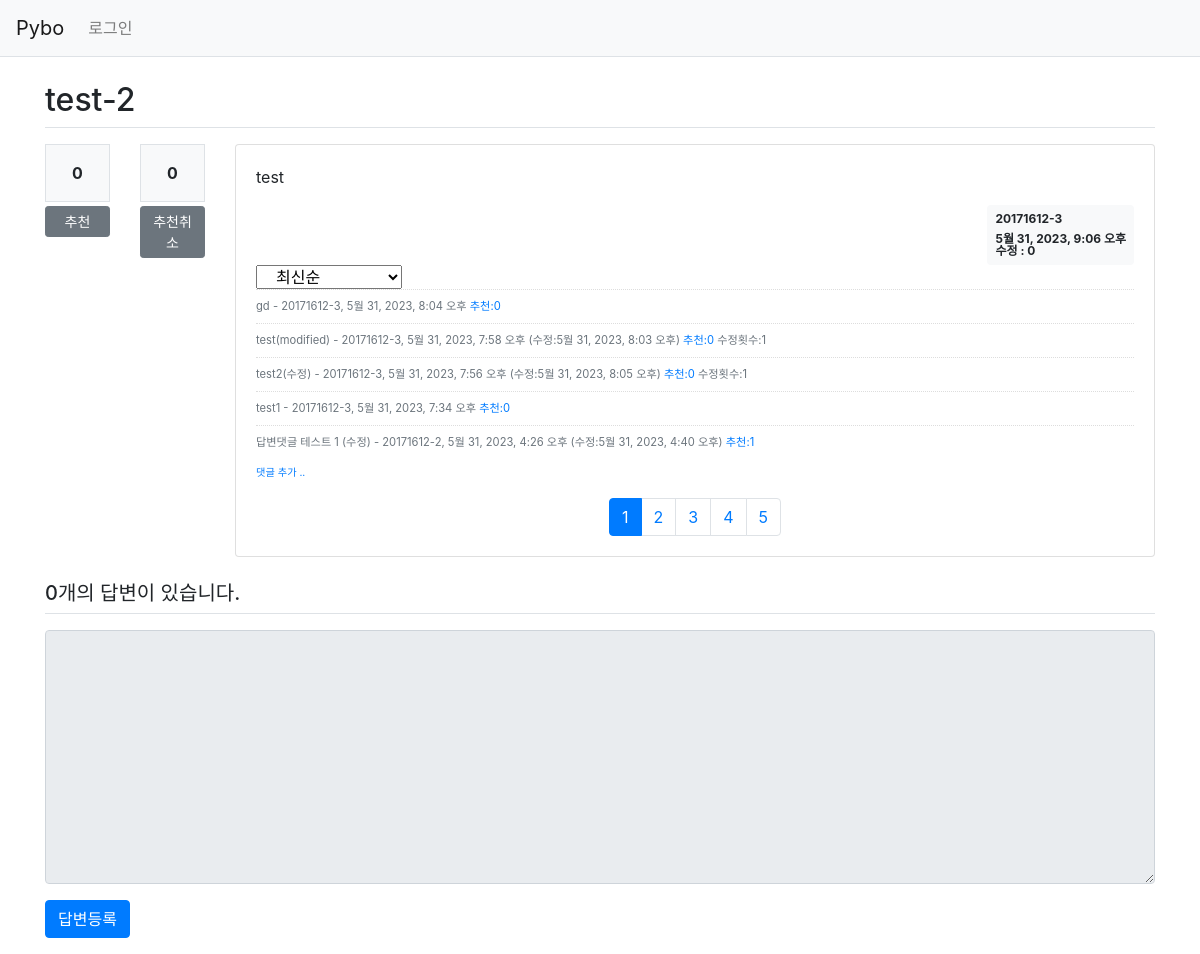
Screenshot of /pybo/17/ with the database file from the repository.
### pybo/models.py (models this page shows, shortened)
class Question(models.Model):
    author = models.ForeignKey(User, on_delete=models.CASCADE, related_name='author_question')
    subject = models.CharField(max_length=200)
    content = models.TextField()
    create_date = models.DateTimeField()
    modify_date = models.DateTimeField(null=True, blank=True)
    modify_count = models.IntegerField(default=0)
    voter = models.ManyToManyField(User, related_name='voter_question')

class Comment(models.Model):
    author = models.ForeignKey(User, on_delete=models.CASCADE)
    content = models.TextField()
    create_date = models.DateTimeField()
    modify_date = models.DateTimeField(null=True, blank=True)
    modify_count = models.IntegerField(default=0)
    question = models.ForeignKey(Question, null=True, blank=True, on_delete=models.CASCADE)
    answer = models.ForeignKey(Answer, null=True, blank=True, on_delete=models.CASCADE)
    voter = models.ManyToManyField(User, related_name='voter_comment')

### pybo/views/base_views.py (the view)
# urls.py: path('<int:question_id>/', base_views.detail, name='detail'),
def detail(request, question_id):
    question = get_object_or_404(Question, pk=question_id)
    so = request.GET.get('so', 'recent')  # 정렬기준
    if so == 'recommend':
        comment_list = Comment.objects.annotate(num_voter=Count('voter')).order_by('-num_voter', '-create_date')
    else:  # recent
        comment_list = Comment.objects.order_by('-create_date')
    page = request.GET.get('page',1)
    paginator = Paginator(comment_list, 5)
    page_obj = paginator.get_page(page)
    context = {'question': question, 'comment_list': page_obj, 'page':page, 'so': so}
    return render(request, 'pybo/question_detail.html', context)

### pybo/templatetags/pybo_filter.py (called while the page is built)
@register.filter()
def mark(value):
    extensions = ["nl2br", "fenced_code"]
    return mark_safe(markdown.markdown(value, extensions=extensions))

### templates/pybo/question_detail.html (shortened to what this page needs)
{% extends 'base.html' %}
{% load pybo_filter %}
{% block content %}
<div class="container my-3">
    <h2 class="border-bottom py-2">{{ question.subject }}</h2>
    <div class="row my-3">
        <div class="col-1">
            <div class="bg-light text-center p-3 border font-weight-bolder mb-1">{{question.voter.count}}</div>
            <a href="#" data-uri="{% url 'pybo:vote_question' question.id  %}"
               class="recommend btn btn-sm btn-secondary btn-block my-1">추천</a>
        </div>
        <div class="col-1">
            <div class="bg-light text-center p-3 border font-weight-bolder mb-1">{{question.voter.count}}</div>
            <a href="#" data-uri="{% url 'pybo:vote_question_cancel' question.id  %}"
               class="recommend_cancel btn btn-sm btn-secondary btn-block my-1">추천취소</a>
        </div>
        <div class="col-10">
            <div class="card">
                <div class="card-body">
                    <div class="card-text">{{ question.content|mark }}</div>
                    <div class="d-flex justify-content-end">
                        <div class="badge badge-light p-2 text-left">
                            <div class="mb-2">{{ question.author.username }}</div>
                            <div>{{ question.create_date }}</div>
                            <div>수정 : {{question.modify_count}}</div>
                        </div>
                    </div>
                    <select class="sort so col-2" name="so">
                        <option value="recent" {% if so == 'recent' %}selected{% endif %}>최신순</option>
                    </select>
                    {% for comment in comment_list %}
                        <div class="comment py-2 text-muted">
                            <span style="white-space: pre-line;">{{ comment.content }}</span>
                            <span>
                                - {{ comment.author }}, {{ comment.create_date }}
                                {% if comment.modify_date %}
                                (수정:{{ comment.modify_date }})
                                {% endif %}
                            </span>
                            <a href="{% url 'pybo:vote_comment' comment.id  %}">추천:{{comment.voter.count}}</a>
                            {% if comment.modify_count > 0 %}
                            <span>수정횟수:{{comment.modify_count}}</span>
                            {% endif %}
                        </div>
                    {% endfor %}
                        <div>
                            <a href="{% url 'pybo:comment_create_question' question.id  %}"
                               class="small"><small>댓글 추가 ..</small></a>
                        </div>
                    <div class="mt-3">
                        <div class="pagination justify-content-center">
                            {% for page_number in comment_list.paginator.page_range %}
                            {% if page_number >= comment_list.number|add:-5 and page_number <= comment_list.number|add:5 %}
                                {% if page_number == comment_list.number %}
                                <li class="page-item active" aria-current="page">
                                    <a class="page-link" data-page="{{ page_number }}" href="#">{{ page_number }}</a>
                                </li>
                                {% else %}
                                <li class="page-item">
                                    <a class="page-link" data-page="{{ page_number }}" href="#">{{ page_number }}</a>
                                </li>
                                {% endif %}
                            {% endif %}
                            {% endfor %}
                        </div>
                    </div>
                </div>
            </div>
        </div>
    </div>
    <h5 class="border-bottom my-3 py-2">{{question.answer_set.count}}개의 답변이 있습니다.</h5>
    <form action="{% url 'pybo:answer_create' question.id %}" method="post" class="my-3">
        <div class="form-group">
            <textarea {% if not user.is_authenticated %}disabled{% endif %}
              name="content" id="content" class="form-control" rows="10"></textarea>
        </div>
        <input type="submit" value="답변등록" class="btn btn-primary">
    </form>
</div>
{% endblock %}

### static/style.css (style rules this page uses)
.comment { border-top:dotted 1px #ddd; font-size:0.7em; }

### rows the page displays
Question: subject "test-2", voter.count "0", content|mark "test", author.username "20171612-3", create_date "5월 31, 2023, 9:06 오후", modify_count "0", answer_set.count "0"
Comment: content "gd", author "20171612-3", create_date "5월 31, 2023, 8:04 오후", voter.count "0"
Comment: content "test(modified)", author "20171612-3", create_date "5월 31, 2023, 7:58 오후", modify_date "5월 31, 2023, 8:03 오후", voter.count "0", modify_count "1"
Comment: content "test2(수정)", author "20171612-3", create_date "5월 31, 2023, 7:56 오후", modify_date "5월 31, 2023, 8:05 오후", voter.count "0", modify_count "1"
Comment: content "test1", author "20171612-3", create_date "5월 31, 2023, 7:34 오후", voter.count "0"
Comment: content "답변댓글 테스트 1 (수정)", author "20171612-2", create_date "5월 31, 2023, 4:26 오후", modify_date "5월 31, 2023, 4:40 오후", voter.count "1"

### other values shown
{{ page_number }} "1"
{{ page_number }} "2" "3" "4" "5"
